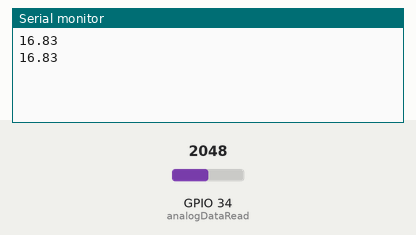
Recording of a sketch running on a simulated ESP32. On the bench: the last lines printed to the serial monitor. Inputs (shaded band) come from the test bench; at power-on: GPIO 34 (analogDataRead) = 2048. WiFi joins after 1.5 s; servers stay silent unless stated.

Above: at 2.1 s.
2.2 s: GPIO 34 (analogDataRead) set to 2866
At 3.8 s:
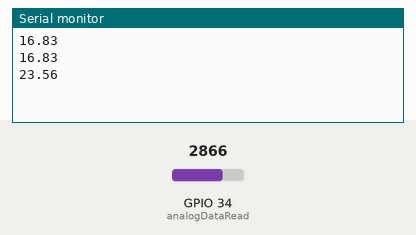
4.0 s: GPIO 34 (analogDataRead) set to 3603
At 5.0 s:
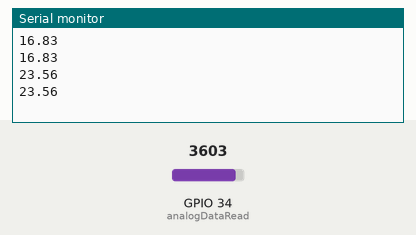
Timing chart, 0 to 7.0 s (numbered marks = the images above; inputs shaded):
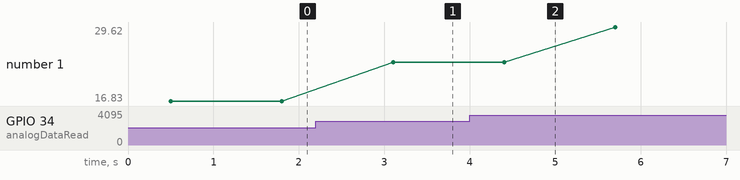

The sketch:

esp32_connect_push_data.ino
```cpp
#include <WiFi.h>
#include <FirebaseESP32.h>

#define WIFI_SSID "shaheen"
#define WIFI_PASSWORD "ALI123456y"


/* 2. Define the API Key */
#define API_KEY "o4i10yfcBe7zL5tUxdzDSBQZihgeKiG8QjXfAJCL"

/* 3. Define the RTDB URL */
#define DATABASE_URL "https://voltageread-22aa9-default-rtdb.firebaseio.com/"  //<databaseName>.firebaseio.com or <databaseName>.<region>.firebasedatabase.app

// pin to read from
#define analogDataRead 34

FirebaseData firebaseData;

// FirebaseJson json;

float num;
float out;

void setup() {

  // baud rate
  Serial.begin(115200);

  // connect to wifi
  WiFi.begin(WIFI_SSID, WIFI_PASSWORD);

  // set the pin as an input
  pinMode(analogDataRead, INPUT);

  // connect to firebase
  Firebase.begin(DATABASE_URL, API_KEY);

  Firebase.reconnectWiFi(true);
}

void loop() {

  // re-assign num var to hold the data
  num = analogRead(analogDataRead);

  // convert input to voltage
  out = ((num / 4095.0) * 3.3) * 10.2;

  delay(500);

  // print output
  Serial.println(out);
  // push num to node "/voltage"
  Firebase.pushString(firebaseData, "/voltage", out);

  // current psuh to firebase node "/current"
  Firebase.pushString(firebaseData, "/current", Current(out));

  delay(500);
}


float Current(float voltage) {
  return voltage / 23000;
}
```

Measured:
- after the input at 2.2 s, the serial monitor: prints a new line after 0.90 s (image 1)
- plotted number 1: 16.83 → 23.56 after the input at 2.2 s, 23.56 → 29.62 after the input at 4.0 s
